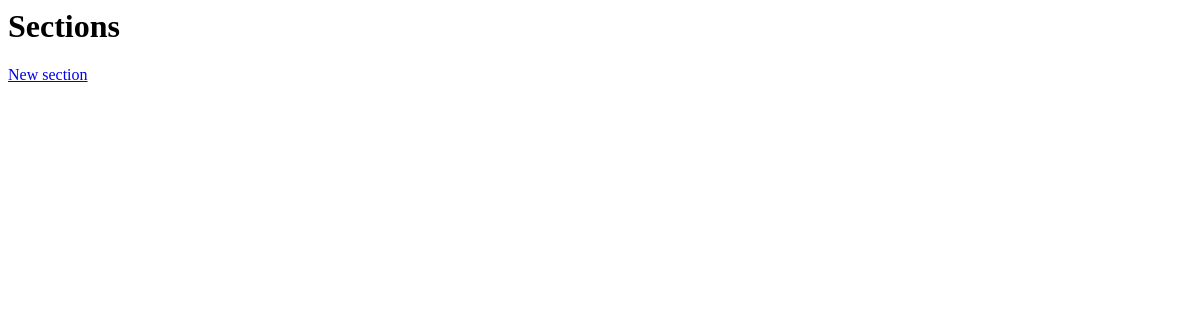
Before: /sections/view/ with the older database file.
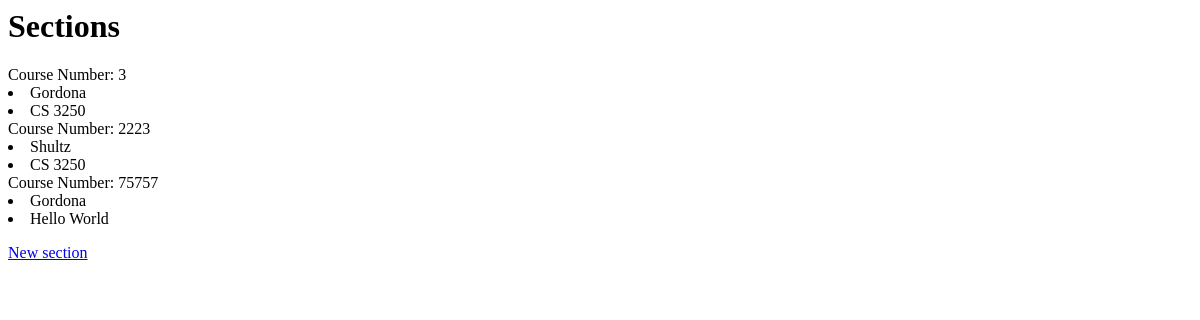
After: the same page with the newer database file.
### sections/models.py (models this page shows, shortened)
class Sections(models.Model):
  number = models.IntegerField()
  professor = models.ForeignKey(ProfessorName, on_delete=models.CASCADE)
  course = models.ForeignKey(Courses, on_delete=models.CASCADE)

### professor/models.py (models this page shows, shortened)
class ProfessorName(models.Model):
  author = models.ForeignKey('auth.User')
  name = models.CharField(max_length=200)
  def __str__(self):
    return self.name

### courses/models.py (models this page shows, shortened)
class Courses(models.Model):
  number = models.IntegerField()
  name = models.CharField(max_length=50)

### sections/views.py (the view)
# urls.py: url(r'^sections/view/$', views.sections_list, name='sections_list'),
def sections_list(request):
  sections = Sections.objects.order_by('number')
  return render(request, 'sections/sections_list.html', {'sections': sections})

### sections/templates/sections/sections_list.html (shortened to what this page needs)
{% extends 'sections/index.html' %}
	{% block content %}
		{% for section in sections %}
			Course Number: {{ section.number }}
			<li>{{ section.professor }}</li>
			<li>{{ section.course.name }}</li>
		{% endfor %}
	{% endblock %}

### sections/templates/sections/index.html (shortened to what this page needs)
<html>
    <head>
		<h1>Sections</h1>
    </head>
    <body>
	{% block content %}
	{% endblock %}
    </body>
    <body>
	<a href="{% url 'sections_new' %}" class="top-menu"</a>
	<p>New section</p>
	 </body>
    </body>
</html>

Changed rows visible on the page:
added Sections: number "3", professor "Gordona", course.name "CS 3250"
added Sections: number "2223", professor "Shultz", course.name "CS 3250"
added Sections: number "75757", professor "Gordona", course.name "Hello World"
